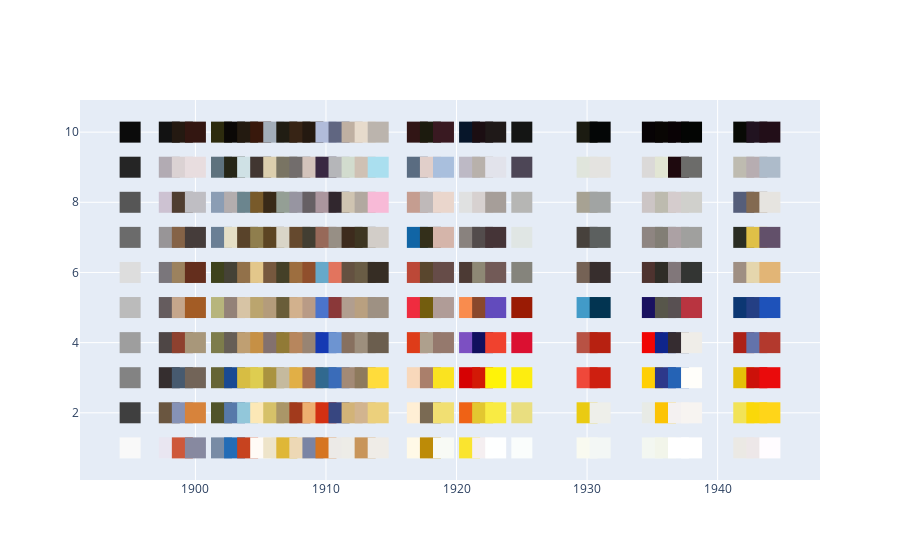

This figure's notebook cell:
### Code cell
dfPaletaAnos = pd.read_csv(f'paletas\\final_artistas\\paleta_anos_{artista}.csv')

coordenadas = calculateCordenadas(dfPaletaAnos)
fig = go.Figure()
for x, y, color in coordenadas:
    fig.add_trace(
        go.Scatter(
            mode='markers',
            x=[x],
            y=[y],
            marker_symbol='square',
            marker=dict(
                color= color,
                size=21,
                # line=dict(
                #     color='grey',
                #     width=1
                # )
            ),
            showlegend=False
        )
    )

fig.show()
